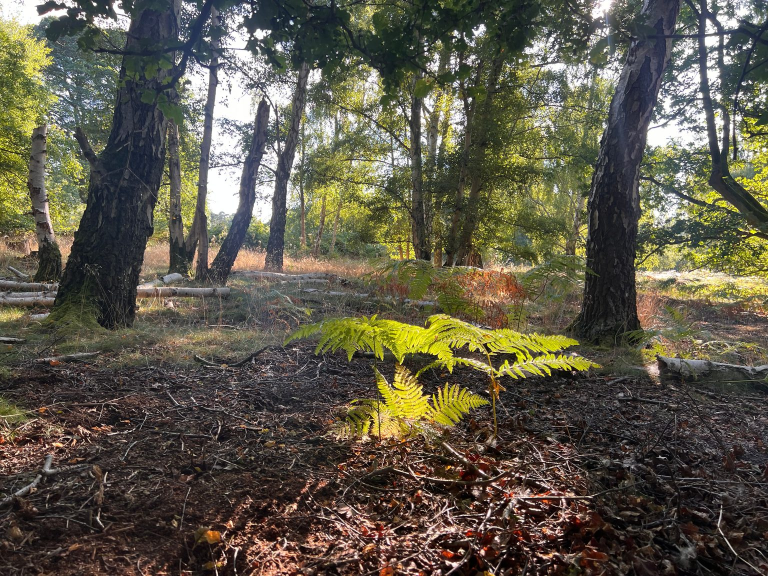
#> input picture forest-1536.jpg, 1536 x 1152 px (shown at 1/2 size)
$ python trunks.py
#> lines starting #> are read from the running program, lines starting #| are printed output that depends on the picture; after the words box and inside, x2 and y2 are one past the last pixel; in counts of white or black regions, pixels touching at a corner belong together; long printed decimals are rounded
import numpy as np, cv2, json
img = cv2.imread('forest-1536.jpg'); H, W = img.shape[:2]
#> further down, img is the input picture: shape (1152, 1536, 3); mean B, G, R 72.9, 88.5, 93.4
#> after `H, W = img.shape[:2]`: H = 1152; W = 1536
# rough outlines traced from the photo: left edge top to bottom, then right edge bottom to top
T = {
 'A_big_left': [(255,0),(250,100),(232,200),(210,300),(185,350),(170,400),(155,500),(140,560),(125,620),(110,650),
                (275,650),(270,600),(285,520),(300,470),(305,420),(310,360),(330,300),(340,200),(350,100),(360,0)],
 'A_limb':     [(150,255),(165,248),(218,318),(200,340)],
 'B_birch':    [(62,250),(58,300),(62,400),(72,480),(75,560),(125,560),(115,480),(105,400),(100,300),(95,250)],
 'C_pale':     [(337,250),(337,350),(340,450),(338,540),(385,540),(368,450),(360,350),(355,250)],
 'D_tall':     [(428,30),(418,100),(410,200),(400,300),(394,400),(390,500),(392,555),(420,555),(414,500),(416,400),(422,300),(430,200),(438,100),(440,30)],
 'E_lean':     [(527,200),(500,300),(475,400),(450,480),(420,550),(468,550),(482,480),(505,400),(530,300),(548,205)],
 'F_mid':      [(600,120),(588,200),(568,300),(552,400),(538,500),(530,545),(562,545),(568,500),(585,400),(600,300),(612,200),(618,120)],
 'G_mid':      [(818,150),(825,300),(833,400),(838,520),(868,520),(862,400),(852,300),(842,150)],
 'I_big_right':[(1300,0),(1255,100),(1225,200),(1205,300),(1182,400),(1175,500),(1170,600),(1150,680),
                (1290,680),(1278,600),(1275,500),(1280,400),(1290,300),(1310,200),(1335,100),(1355,0)],
 'J_curve':    [(1395,0),(1400,100),(1405,200),(1418,300),(1430,350),(1470,410),(1536,465),(1536,410),(1495,380),(1460,340),(1445,300),(1428,200),(1420,100),(1418,0)],
}
json.dump(T, open('outlines.json', 'w'))
rough = np.zeros((H, W), np.uint8)
for k, p in T.items(): cv2.fillPoly(rough, [np.array(p, np.int32)], 1)
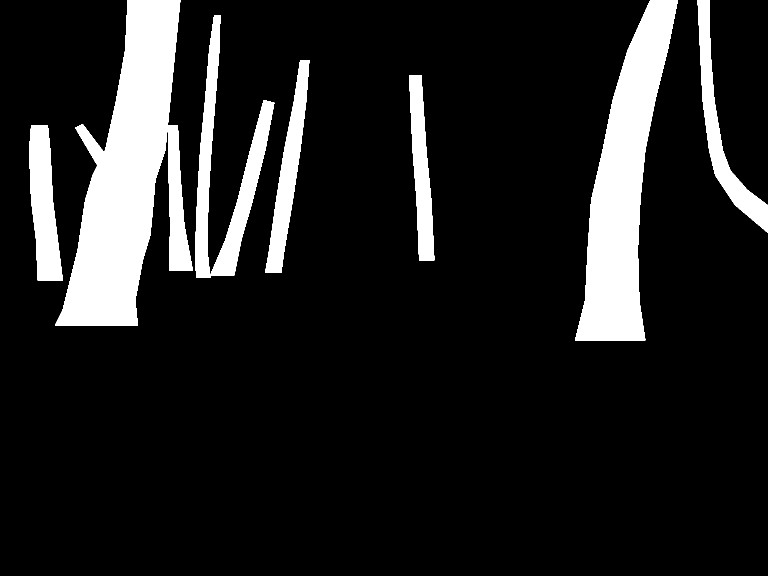
#> rough: shape (1152, 1536) (shown at 1/2 size); values 0 (black) and 1 (white), 12.9% white; 8 white regions, largest, box (x1, y1, x2, y2) and area: (110, 0, 361, 651) 82467, (1150, 0, 1356, 681) 63647, (390, 30, 549, 556) 22908
# refine the edges to the photo: sure inside = the outline shrunk; possible = a band either side; elsewhere = not trunk
gm = np.full((H, W), cv2.GC_BGD, np.uint8)
band = cv2.dilate(rough, cv2.getStructuringElement(cv2.MORPH_ELLIPSE, (25, 25)))
gm[band > 0] = cv2.GC_PR_BGD
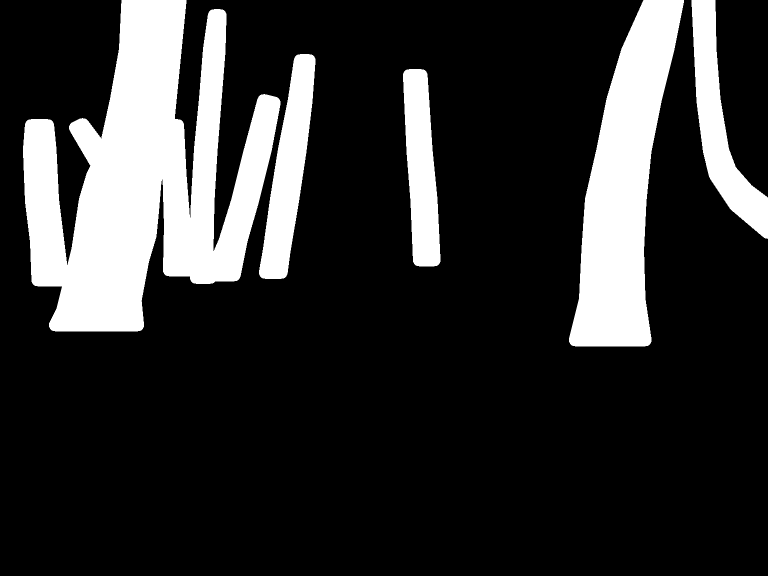
#> gm: shape (1152, 1536) (shown at 1/2 size); values 0 (black) and 2 (white), 19.1% white; 5 white regions, box (x1, y1, x2, y2) and area: (46, 0, 561, 663) 184592, (1138, 0, 1368, 693) 82631, (1383, 0, 1536, 478) 25220, (518, 108, 631, 558) 24379, (806, 138, 881, 533) 20700
gm[rough > 0] = cv2.GC_PR_FGD
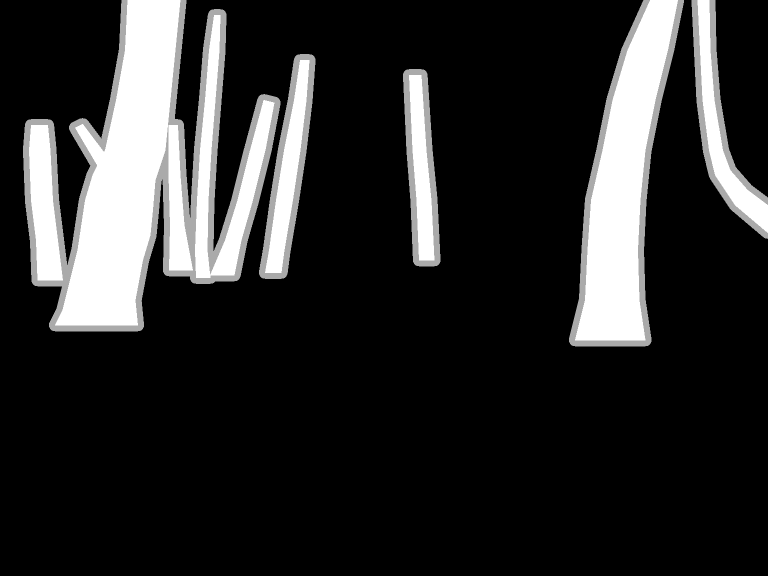
#> gm: shape (1152, 1536) (shown at 1/2 size); 12.87% of pixels changed, all inside (x1, y1, x2, y2) = (58, 0, 1536, 681); drawn with min black and max white
core = cv2.erode(rough, cv2.getStructuringElement(cv2.MORPH_ELLIPSE, (13, 13)))
gm[core > 0] = cv2.GC_FGD
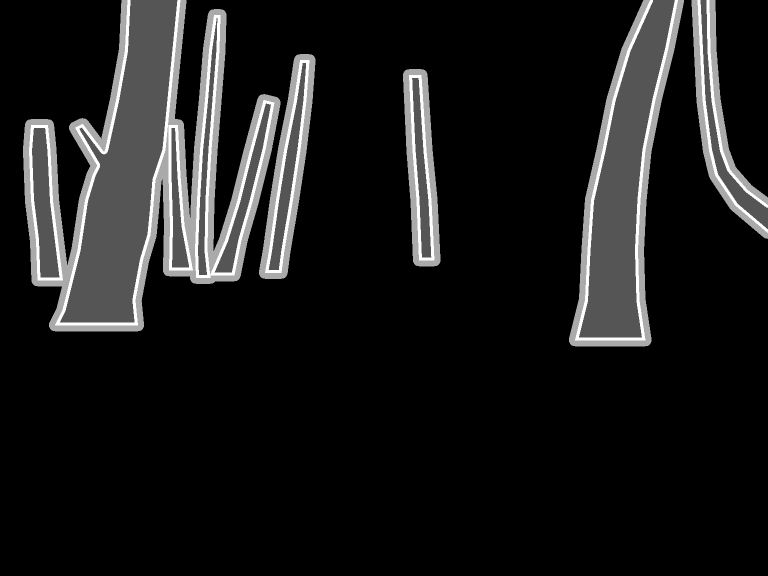
#> gm: shape (1152, 1536) (shown at 1/2 size); 9.77% of pixels changed, all inside (x1, y1, x2, y2) = (64, 0, 1536, 675); drawn with min black and max white
bg, fg = np.zeros((1, 65)), np.zeros((1, 65))
cv2.grabCut(img, gm, None, bg, fg, 6, cv2.GC_INIT_WITH_MASK)
M = ((gm == cv2.GC_FGD) | (gm == cv2.GC_PR_FGD)).astype(np.uint8)
M = cv2.morphologyEx(M, cv2.MORPH_OPEN, cv2.getStructuringElement(cv2.MORPH_ELLIPSE, (5, 5)))
M = cv2.morphologyEx(M, cv2.MORPH_CLOSE, cv2.getStructuringElement(cv2.MORPH_ELLIPSE, (7, 7)))
cv2.imwrite('trunkmask.png', M * 255)
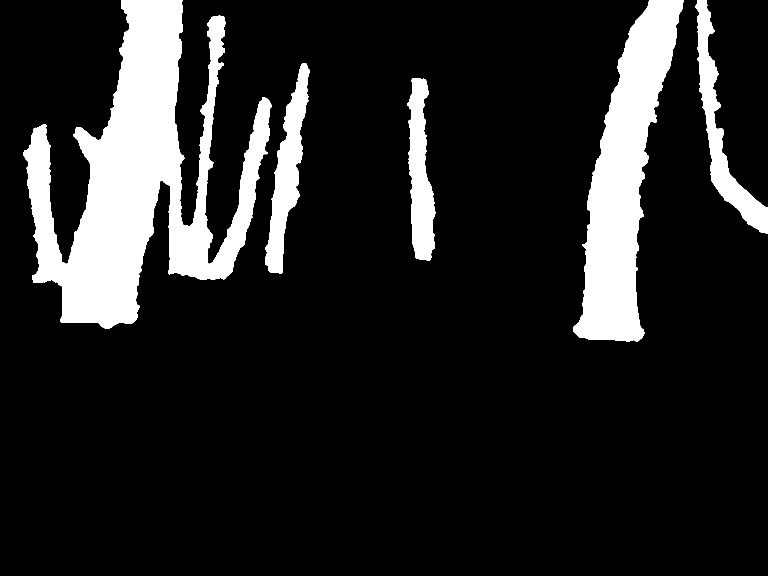
#> saved as trunkmask.png: shape (1152, 1536) (shown at 1/2 size); 14% white; 5 white regions
ov = img.copy(); ov[M > 0] = (ov[M > 0] * 0.4 + np.array([255, 0, 255]) * 0.6).astype(np.uint8)
cnts, _ = cv2.findContours(rough, cv2.RETR_EXTERNAL, cv2.CHAIN_APPROX_SIMPLE); cv2.drawContours(ov, cnts, -1, (0, 255, 255), 1)
#> after `cv2.drawContours(ov, cnts, -1, (0, 255, 255), 1)`:
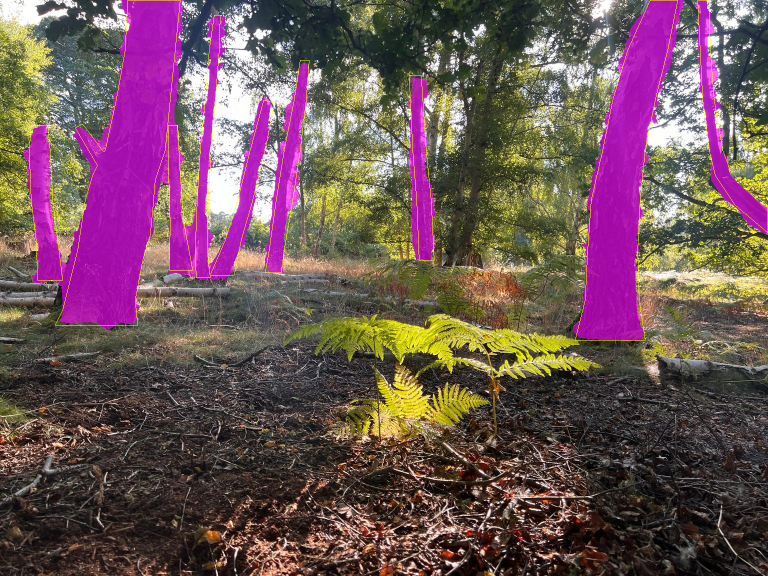
#> ov: shape (1152, 1536, 3) (shown at 1/2 size); mean B, G, R 87.7, 84, 110.1
cv2.imwrite('maskcheck.jpg', ov)
print('trunk share', M.mean(), 'rough', rough.mean())
#| trunk share 0.1404 rough 0.1287
#> M: shape (1152, 1536); values 0 (black) and 1 (white), 14% white; 5 white regions, box (x1, y1, x2, y2) and area: (47, 0, 544, 658) 137814, (1147, 0, 1368, 684) 67613, (1391, 0, 1536, 467) 15214, (530, 126, 620, 547) 14801, (814, 156, 871, 522) 12922
